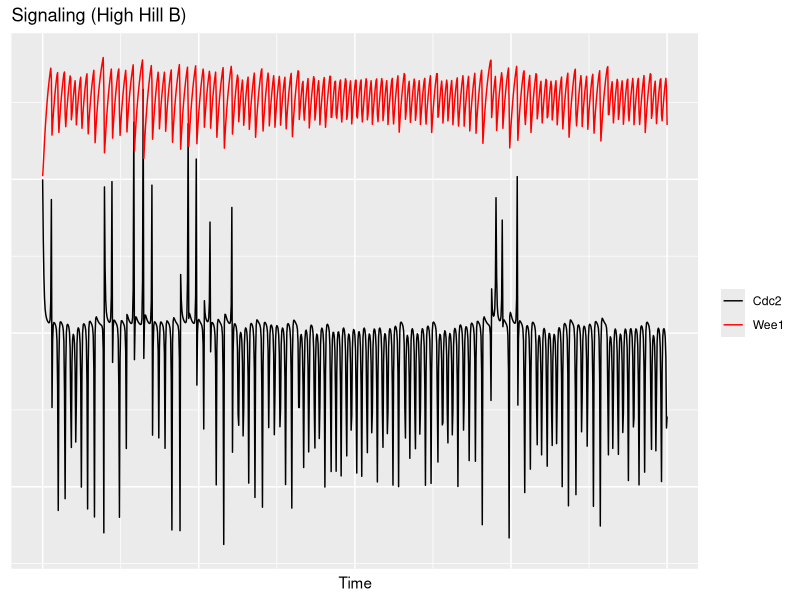
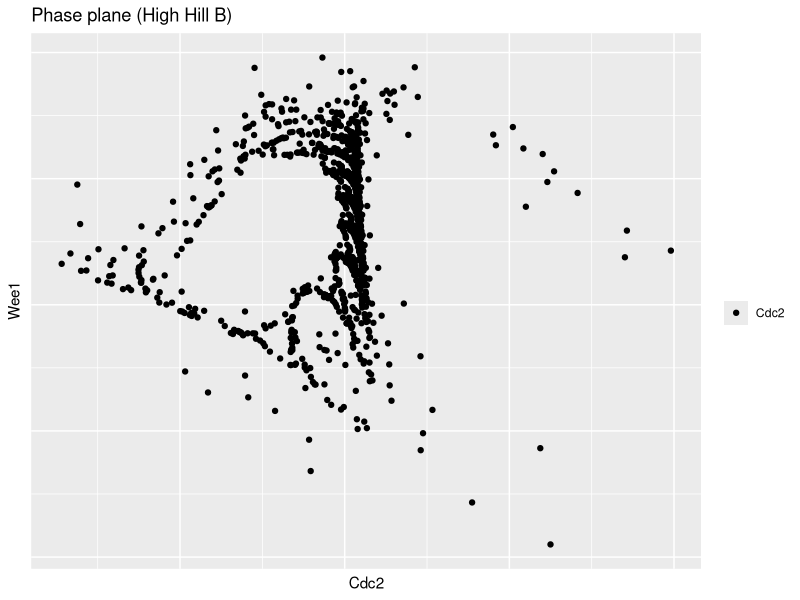

Recreate these plots in R, in order.
#MIT License
#Copyright (c) 2020 Octavio Gonzalez-Lugo 

#Permission is hereby granted, free of charge, to any person obtaining a copy
#of this software and associated documentation files (the "Software"), to deal
#in the Software without restriction, including without limitation the rights
#to use, copy, modify, merge, publish, distribute, sublicense, and/or sell
#copies of the Software, and to permit persons to whom the Software is
#furnished to do so, subject to the following conditions:
#The above copyright notice and this permission notice shall be included in all
#copies or substantial portions of the Software.
#THE SOFTWARE IS PROVIDED "AS IS", WITHOUT WARRANTY OF ANY KIND, EXPRESS OR
#IMPLIED, INCLUDING BUT NOT LIMITED TO THE WARRANTIES OF MERCHANTABILITY,
#FITNESS FOR A PARTICULAR PURPOSE AND NONINFRINGEMENT. IN NO EVENT SHALL THE
#AUTHORS OR COPYRIGHT HOLDERS BE LIABLE FOR ANY CLAIM, DAMAGES OR OTHER
#LIABILITY, WHETHER IN AN ACTION OF CONTRACT, TORT OR OTHERWISE, ARISING FROM,
#OUT OF OR IN CONNECTION WITH THE SOFTWARE OR THE USE OR OTHER DEALINGS IN THE
#SOFTWARE.
#@author: Octavio Gonzalez-Lugo

###############################################################################
# Loading packages 
###############################################################################

library(deSolve)
library(ggplot2)
library(tidygraph)
library(ggraph)

###############################################################################
#Solver function
###############################################################################

solveModel<- function(Model,InitialConditions,ModelParameters,ColumnNames){
  #Solves numerically an ODE system model,returns a formated dataframe
  #Model             -> function, Model to be solved
  #InitialConditions -> list, Initial conditions for the ODE system 
  #ModelParameters   -> list, Parameters of the ODE model 
  #ColumnNames       -> list, names of the columns for the dataframe 
  #MinMax            -> bool, controlls if a minmax normalization is applied to the data. 
  times <- seq(0, 100, by = 0.1)
  out <- ode(InitialConditions,times,Model,ModelParameters,method="rk4")
  ModelData<-data.frame(out)
  colnames(ModelData)<-ColumnNames
  ModelData
}

###############################################################################
# Plot Functions
###############################################################################

SignalingPlot<-function(inputData,PlotTitle){
  #Returns a ggplot
  #inputData  -> model data
  #ColumNames -> Names for the columns in the data
  #PlotTitle  -> Title for the plot
  ModelData<-inputData
  
  graphContainer<-ggplot(data=ModelData,aes(x=Time,y=Cdc2,color="Cdc2"))+geom_line()+
    geom_line(aes(y=Wee1,color="Wee1"))+
    scale_color_manual(values=c("Cdc2"="black","Wee1"="red"))+
    labs(title=PlotTitle,color=" ")+
    theme(axis.title.y = element_blank(),axis.text.y = element_blank(),axis.ticks.y = element_blank(),axis.text.x = element_blank(),axis.ticks.x = element_blank())
  show(graphContainer)
}

PhasePlanePlot<-function(inputData,PlotTitle){
  #Returns a ggplot
  #inputData  -> model data
  #ColumNames -> Names for the columns in the data
  #PlotTitle  -> Title for the plot
  ModelData<-inputData
  
  graphContainer<-ggplot(data=ModelData,aes(x=Cdc2,y=Wee1,color="Cdc2"))+geom_point()+
    scale_color_manual(values=c("Cdc2"="black"))+
    labs(title=PlotTitle,color=" ")+
    theme(axis.text.y = element_blank(),axis.ticks.y = element_blank(),axis.text.x = element_blank(),axis.ticks.x = element_blank())
  show(graphContainer)
}


###############################################################################
#Model CyclinWee1System 
###############################################################################

CyclinWee1System <- function(t,Y,params){
  
  #Simple organic matter decomposition model 
  #t      -> integration time value 
  # 
  #Y      -> list Values for the function to be evaluated 
  #          Y[1]     -> Cdc2
  #          Y[2]     -> Wee1
  #
  #params -> Parameters of the ODE system model 
  #         
  #    
  
  with(as.list(c(Y,params)),{
    
    dx1dt = a1*(1-Y[1]) - (b1*Y[1]*(v*Y[2])**g1)/(K1+(v*Y[2])**g1)
    dy1dt = a2*(1-Y[2]) - (b2*Y[2]*Y[1]**g2)/(K2+Y[1]**g1)
    
    list(c(dx1dt,dy1dt))
  })
}

params <- c(a1=1,b1=200,g1=4,K1=30,v=1.9,a2=1,b2=10,g2=4,K2=1)
Y <- c(0.5,0.51)

columnNames<-c("Time","Cdc2","Wee1")
CyclinWee1SystemData<-solveModel(CyclinWee1System,Y,params,columnNames)
SignalingPlot(CyclinWee1SystemData,"Signaling (High Hill B)")
PhasePlanePlot(CyclinWee1SystemData,"Phase plane (High Hill B)")
  
